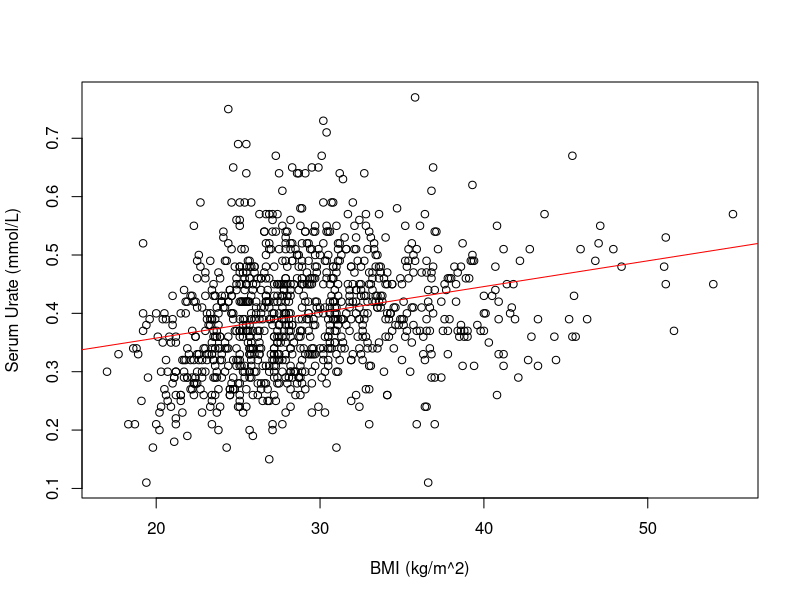

The R script that drew this image: (Note: this script raises an error after producing the figure.)
## ---- chunk 1
mydata = read.delim(file = "dummy_data2.txt", header = TRUE, sep = "\t", stringsAsFactors=FALSE)
t.test(mydata$URATE ~ mydata$GOUT)
## ---- chunk 2
vinha = read.delim(file = "Vinha_Data.txt", header = TRUE, sep = "\t", stringsAsFactors=FALSE)
t.test(vinha$UricAcid_B,vinha$UricAcid_30,paired=TRUE)
## ---- chunk 3
t.test(vinha$UricAcid_B,vinha$UricAcid_30,paired=FALSE)
## ---- chunk 4
cor.test(mydata$STANCESTRY,mydata$GPANCESTRY)
## ---- chunk 5
eyes_hair = data.frame("Brown"=c(6,24),"Other"=c(34,36))
row.names(eyes_hair) = c("Blue","Other")
print(eyes_hair)
## ---- chunk 6
x = chisq.test(eyes_hair)
print(x)
x$observed
x$expected
## ---- chunk 7
y = chisq.test(mydata$SNP,mydata$GOUT)
print(y)
y$observed
round(y$expected,0)
## ---- chunk 8
simple = lm(formula = URATE ~ BMI, data = mydata)
summary(simple)
confint(simple)
## ---- chunk 9
plot(x = mydata$BMI, y = mydata$URATE, xlab = "BMI (kg/m^2)", ylab = "Serum Urate (mmol/L)")
abline(simple, col="red")
## ---- chunk 10
multiple = lm(formula = URATE ~ BMI + AGE, data = mydata)
summary(multiple)
confint(multiple)
## ---- chunk 11
simpleLOG = glm(formula = GOUTAFFSTAT ~ BMI, data = mydata, family = binomial)
## ---- chunk 12
mydata$GOUTAFFSTAT = mydata$GOUTAFFSTAT-1
## ---- chunk 13
simpleLOG = glm(formula = GOUTAFFSTAT ~ BMI, data = mydata, family = binomial)
summary(simpleLOG)
exp(coef(simpleLOG))
exp(confint(simpleLOG))
## ---- chunk 14
Euro_multiple = glm(formula = GOUTAFFSTAT ~ BMI + AGE + SNP, data = mydata, subset = ETHCLASS == "European")
summary(Euro_multiple)
exp(coef(Euro_multiple))
exp(confint(Euro_multiple))
